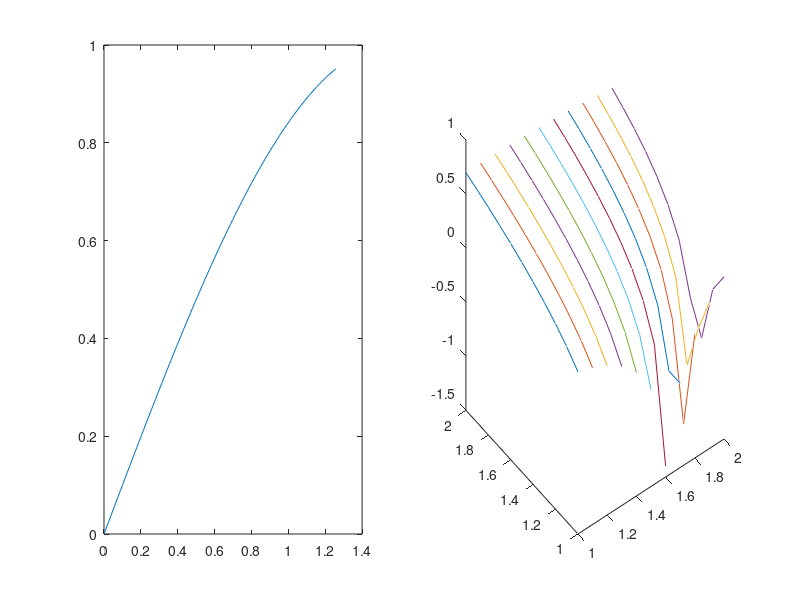

Reproduce this figure in MATLAB.
 A = [3.25 -1.07 2.34; 10.1 0.25 -4.78; 5.04 -7.79 3.31]
 B = rand(3) 
 A + 10 *B
 A*B
 B^2
 A.*B
 sort(A)
 max(B)
 min(B)

 C = zeros()
 C(2) = 5.71
 C(3) = -3.61
 
 C = [0; 5.71; -3.61]
 x = A\C

 D = abs(sin(A)+B^(3/5))

 a = [3.2 2.8 -1.4]
 b = [0.6 3.2 -4.8]
 dot(a,b)
 cross(a,b)
 norm(a)

x = linspace(0,0.4*pi,100)
y=sin(x)
z=atan(x.^1/2)
plot(x,y,x,z)

subplot(1,2,1); plot(x,y)
subplot(1,2,2); plot(x,z)

u=1:0.1:2
v=1:0.1:2
[X,Y]=meshgrid(u,v); 
z=log10(X.^2-Y.^2-X.*Y); 
plot3(X,Y,z) 







 


 